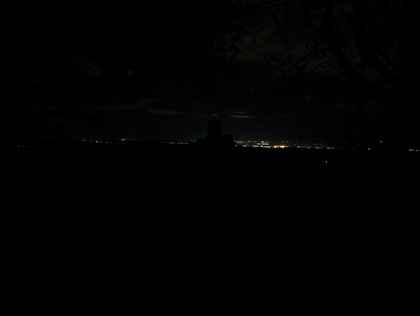
%> input picture LIME-master/imgs/denoised_3.jpg, 420 x 316 px, shrunk from 4080 x 3072 before the run
$ octave test.m   (GNU Octave 9; MATLAB toolbox functions it lacks are replaced by stand-ins)
%> lines starting %> are read from the running program, lines starting %| are printed output that depends on the picture
### LIME-master/lime.m
function [output,ini_map] = lime(input_image,alpha,mu,rho,gamma)
%obtaining illumination map

%input_image is raw image
%alpha, mu, rho are constant parameters for the solver
%gamma is parameter for gamma correction

%output is three-channel refined illumination map
%ini_map is single-channel initial illumination map

B_norm = im2double(input_image);
ini_map = initial_map(B_norm);
%single-channel refined illumination map
[ref_map] = lime_trial(ini_map, alpha, mu, rho);

abs_ref_map = abs(ref_map);
T_gamma = gamma_corr(abs_ref_map, gamma);

%mapping ref_map to three channels
Topt(:,:,1) = T_gamma;
Topt(:,:,2) = T_gamma;
Topt(:,:,3) = T_gamma;
output = Topt;

end

### LIME-master/initial_map.m
function [test_mask] = initial_map(test_norm)
%obtaining initial illumination map

%test_norm is input image

%test_mask is the initial illumination map for test_norm

y=size(test_norm); %size will be MxNx3 for RGB image
a=zeros(y(1),y(2)); %for single-channel illumination map

for i=1:1:y(1)
    for j=1:1:y(2)
        b=[test_norm(i,j,1),test_norm(i,j,2),test_norm(i,j,3)]; %R,G,B values at a location
        if max(b)==0
            a(i,j)=0.000001; %avoid division by 0
        else
            a(i,j)=max(b);
        end
    end
end
test_mask=a;

end

### LIME-master/lime_trial.m
function [Topt] = lime_trial(Ti,alpha,mu0,rho)
%solver for the optimization problem

%Ti is initial illumination map
%alpha, mu0, rho are constant parameters for the solver

%Topt is refined illumination map

[m,n]=size(Ti);
k0=50; %no. of iterations
Z=zeros(2*m,n); G=Z; k=0; mu=mu0; %initialization
%W=Z+1; %weight matrix using first strategy
W=make_weight_matrix(Ti,5); %weight matrix using second strategy

while k<k0
    U=Z/mu; A=alpha*W/mu;
    T=updateT(Ti,mu,G,U); %acc. to T sub-problem
    delT=multiplyd(T); %gradient of T
    G=shrinkage(A,(delT+U)); %acc. to G sub-problem
    B=delT-G;
    Z=mu*(B+U); %Z and mu sub-problem
    mu=mu*rho;
    k=k+1;
end
Topt=T;

end

### LIME-master/make_weight_matrix.m
function [W] = make_weight_matrix(Ti,ker_size)
%making the weight matrix using second strategy

%Ti is the initial illumination map
%ker_size is the size of the Gaussian kernel

%W is the required weight matrix

[m,n]=size(Ti);
p=m*n;

%obtaining gradient of Ti
delTi=multiplyd(Ti);
dtvec=reshape(delTi,[2*p,1]);

%separating parts used for W_x and W_y
dtx=dtvec(1:p);
dty=dtvec(p+1:2*p);

%obtaining W_x and W_y
w_gauss = fspecial ('gaussian', [ker_size,1], 2);
convl_x = conv(dtx, w_gauss, 'same');
convl_y = conv(dty, w_gauss, 'same');
W_x = 1./(abs(convl_x)+0.0001);
W_y = 1./(abs(convl_y)+0.0001);

%concatenating W_x and W_y to get W
W_vec = vertcat(W_x, W_y);
W = reshape (W_vec, [2*m,n]);

end

### LIME-master/multiplyd.m
function [delT] = multiplyd(T)
%multiplying D with T to get gradient of T

%T is input matrix
%delt is gradient of T

%Dx transpose is of size NxN+1 and Dy is of size MxM+1
%obtaining both using same code
[m,n]=size(T);
Dy=maked_alt(m);
Dxt=maked_alt(n);
Dx=Dxt'; %transposition

%making T as size M+1 times N
altTy=zeros(m+1,n);
altTy(1:m,1:n)=T;
altTy(m+1,1:n-1)=T(1,2:n);
altTy(m+1,n)=T(1,1);

%vertical gradient of T
delTy=Dy*altTy;

%making T as size M times N+1
altTx=zeros(m,n+1);
altTx(1:m,1:n)=T;
altTx(1:m,n+1)=T(1:m,1);

%horizontal gradient of T
delTx=altTx*Dx;

%concatenating to get matrix of size 2MxN
dtx=reshape(delTx,[m*n,1]);
dty=reshape(delTy,[m*n,1]);
dt=[dtx;dty];
delT=reshape(dt,[2*m,n]);

end

### LIME-master/maked_alt.m
function [D] = maked_alt(m)
%creating the matrix D for calculating gradient using matrix multiplication

%m is size to get D of size m times m+1
%D is the required output

A=zeros(m,m+1);
for i=1:1:m
     A(i,i)= -1;
     A(i,i+1)= 1;
end
D=A;

end

### LIME-master/multiplydtrans.m
function [delG] = multiplydtrans(G)
%multiplying D transpose with G

%G is input matrix

%delG is the result

[p,n]=size(G); %size of G is 2M times N
m=floor(p/2);
%vectorize G, take half elements for horizontal and half for vertical gradient
g=reshape(G,[p*n,1]);
Gx=reshape(g(1:m*n),[m,n]);
Gy=reshape(g(m*n+1:p*n),[m,n]);

%obtaining Dx and Dy for calculating the gradients
Dyi=maked_alt(m);
Dy=-Dyi; %size MxM
Dxi=maked_alt(n);
Dx=Dxi(1:n,1:n);
Dx(1:n,1)=Dx(1:n,1)+Dxi(1:n,n+1); %size NxN+1

%making Gy as size NxN+1
altGy=zeros(m+1,n);
altGy(2:m+1,1:n)=Gy;
altGy(1,2:n)=Gy(m,1:n-1);
altGy(1,1)=Gy(m,n);

%calculating the gradients
delGy=Dy*altGy;
delGx=Gx*Dx;
delG=delGx+delGy;

end

### LIME-master/updateT.m
function [T] = updateT(Ti,mu,G,U)
%updating T

%Ti is previous value of T
%U=Z/mu and G,Z,mu are variables in the optimization problem

%T is updated Ti

X=G-U;
delX=multiplydtrans(X); %multiplying D transpose with X
Tnum=2*Ti+mu*delX;
Tn=fftshift(fft2(Tnum)); %numerator for updating T

[m,n]=size (Ti);
Td=Tdenom(m,n,mu); %denominator for updating T

Tnd=Tn./Td;
T=ifft2(ifftshift(Tnd));
end

### LIME-master/shrinkage.m
function [S] = shrinkage(A,X)
%performing shrinkage operation

%A is matrix for thresholds
%X is matrix for shrinkage

%S is the resultant matrix

[m,n]=size(A);
Z=zeros(m,n);
S=sign(X).*max(abs(X)-A,Z);

end

### LIME-master/gamma_corr.m
function [out] = gamma_corr(a,gamma)
%applying gamma correction

%a is input image
%gamma is the parameter for gamma correction

%out is the resultant image

out=a.^gamma;

end

### LIME-master/lime_main_module_sub.m
function [Ti,Tout,img_out,Iout] = lime_main_module_sub(img_in,mu,rho,flag)
%main module incluidng all operations for LIME

%img_in is raw image
%alpha, mu, rho are constant parameters for the solver
%ds is degree of smoothing and ss is spatial smoothing for bilateral filter
%flag kept 1 for displaying outputs

%Ti is initial illumination map
%Tout is refined Ti
%img_out is enhanced image
%I_out is img_out after denoising

alpha=0.08; %same value for all images
gamma=0.8; %parameter for gamma correction

[Tout,Ti]=lime(img_in,alpha,mu,rho,gamma);
img_out=im2double(img_in)./Tout;

% Iout=imbilatfilt(img_out,ds,ss);
%% denoise guided filter
a = img_out;
% figure, imshow(a);

[A, result] = svf(a, 3, 0.025);
% figure,imshow(result);
% imwrite(result,'enhanced_tree_sub.jpg');
Iout = result;


%% output
if flag==1
%     subplot(2,3,1);imshow(img_in);
%     figure,colormap('hot');imagesc(Ti(:,:,1));colorbar; %heat map
%
%     figure,colormap('hot');imagesc(Tout(:,:,1));colorbar;

%     figure;imshow(img_out);
%     imwrite(img_out,'enhanced_noisy.jpg');
    figure;imshow(Iout);
    imwrite(Iout,'enhanced_denoised_3_sub.jpg');
end

end

### LIME-master/svf.m
% [38 lines of commented-out code are left out]

function [A, SVF] = svf( s, r, e )

    h  = size( s, 1 );
    w  = size( s, 2 );
    ch = size( s, 3 );

    %   Pad image borders to avoid conditionals in Kernel
    im = padarray( s, [r r], 'symmetric' );

    %   Prepare first round SAT
    satI  = integralImage(im);
    satI2 = integralImage(im .* im);

    %   Pre-allocate variance buffers
    vW = zeros(h,w,ch);
    uW = zeros(h,w,ch);
    vA = zeros(h,w,ch);
    uA = zeros(h,w,ch);
    vB = zeros(h,w,ch);
    uB = zeros(h,w,ch);
    vC = zeros(h,w,ch);
    uC = zeros(h,w,ch);
    vD = zeros(h,w,ch);
    uD = zeros(h,w,ch);

    %   Whole window and sub-window variance
    kWin = r + r + 1;
    kernW = integralKernel([1 1 kWin kWin], 1/(kWin * kWin));

    kw = r + 1;
    kernA = integralKernel([1 1 kw kw; kw+1 1 r kw; 1 r+2 r+kw r], [ 1/(kw * kw), 0, 0 ] );
    kernB = integralKernel([1 1 r r+1; kw 1 kw kw; 1 r+2 r+kw r], [ 0, 1/(kw * kw), 0 ] );
    kernC = integralKernel([ 1 1 r+kw r; 1 kw kw kw; kw+1 kw r kw ], [ 0, 1/(kw * kw), 0 ] );
    kernD = integralKernel([1 1 r+kw r; 1 kw r kw; kw kw kw kw], [ 0, 0, 1/(kw * kw) ] );

    for i = 1:ch
        vW(:,:,i) = integralFilter( satI2(:,:,i), kernW );    %   MEAN(I2)
        uW(:,:,i) = integralFilter(  satI(:,:,i), kernW );    %   MEAN(I)
        vA(:,:,i) = integralFilter( satI2(:,:,i), kernA );    %   MEAN(I2)
        uA(:,:,i) = integralFilter(  satI(:,:,i), kernA );    %   MEAN(I)
        vB(:,:,i) = integralFilter( satI2(:,:,i), kernB );    %   MEAN(I2)
        uB(:,:,i) = integralFilter(  satI(:,:,i), kernB );    %   MEAN(I)
        vC(:,:,i) = integralFilter( satI2(:,:,i), kernC );    %   MEAN(I2)
        uC(:,:,i) = integralFilter(  satI(:,:,i), kernC );    %   MEAN(I)
        vD(:,:,i) = integralFilter( satI2(:,:,i), kernD );    %   MEAN(I2)
        uD(:,:,i) = integralFilter(  satI(:,:,i), kernD );    %   MEAN(I)
    end

    vW = vW - (uW .* uW);
    vA = vA - (uA .* uA);
    vB = vB - (uB .* uB);
    vC = vC - (uC .* uC);
    vD = vD - (uD .* uD);

    maxV = max( max(max(vA, vB), max(vC, vD)), vW);
    minV = min( min(vA, vB), min(vC, vD) );
    Ak = min( 1, maxV ./ (minV + e) );

    %   Per-patch Ak and Bk
    Ak = max( max(Ak(:,:,1), Ak(:,:,2)), Ak(:,:,3) );
%     Ak = Ak(:,:);
    Bk = zeros(h,w,ch);
    for i = 1:ch
        Bk(:,:,i) = (1 - Ak) .* uW(:,:,i);
    end

    %   2nd stage SAT for per-pixel Ak and Bk
    Ak = padarray(Ak,[r r],'symmetric');
    Bk = padarray(Bk,[r r],'symmetric');
    satAk = integralImage(Ak);
    satBk = integralImage(Bk);

    %   Per-pixel Ak & Bk
    A  = integralFilter( satAk, kernW );
    B  = zeros(h,w,ch);
    for i = 1:ch
        B(:,:,i) = integralFilter( satBk(:,:,i), kernW );
    end

    %   Final filtering
    SVF   = zeros(h,w,ch);
    for i = 1:ch
        SVF(:,:,i) = A .* s(:,:,i) + B(:,:,i);
    end

end

### LIME-master/Tdenom.m
function [Td] = Tdenom(m,n,mu)
%gives denominator of updation equation for T sub problem

%[m,n] is the size of extended dx and dy
%mu is a parameter for the solver

%Td is the required denominator

dxe = zeros(m,n); %extended dx
dye = zeros(m,n); %extended dy
%acc. to horizontal and vertical gradient convolution kernels dx and dy
dxe(2,2) = -1;
dxe(2,3) = 1;
dye(2,2) = -1;
dye(3,2) = 1;

dxf=fftshift(fft2(dxe));
dxc=dxf.''; %conjugate
dx_mod=dxc.*dxf;

dyf=fftshift(fft2(dye));
dyc=dyf.'';
dy_mod=dyc.*dyf;

Td=2+mu*(dx_mod+dy_mod);

end

### LIME-master/test.m
clear all;
close all;
clc;

tic
img_in = imread('imgs\denoised_3.jpg');
%> img_in is the input picture: size 316x420x3 uint8; mean R, G, B 1.2, 1.2, 1.2

%% enhanced_noisy
% img_out = lime_main_module(img_in, 0.8, 1.07,0.1,1, 1);

%% guided
% img_out = lime_main_module_guided(img_in, 0.8, 1.07, 1);

%% GVWA
% img_out = lime_main_module_GVWA(img_in, 0.8, 1.07, 1);
%
%% kuwahra
% img_out = lime_main_module_kuwahara_new(img_in, 0.8, 1.07, 1);
%

%% sub
img_out = lime_main_module_sub(img_in, 0.8, 1.07, 1);
%> after the loop in maked_alt, `for i=1:1:m`:
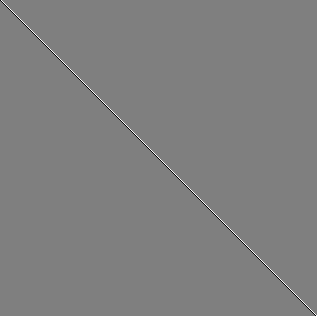
%> A: size 316x317 double; min -1, max 1, mean 0; drawn with min black and max white
%> in multiplyd, `altTy(m+1,1:n-1)=T(1,2:n);`: altTy: size 317x420 double; min 0, max 1, mean 0.00543
%> in multiplyd, `altTy(m+1,n)=T(1,1);`: altTy: size 317x420 double; min 1e-06, max 1, mean 0.00543
%> in multiplyd, `altTx(1:m,n+1)=T(1:m,1);`: altTx: size 316x421 double; min 1e-06, max 1, mean 0.00542
%> in multiplyd, `delT=reshape(dt,[2*m,n]);`:
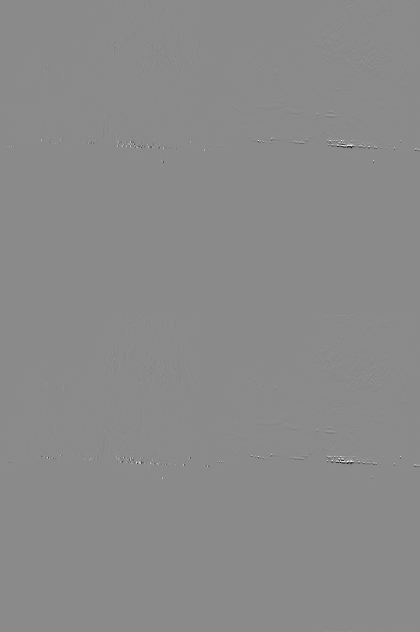
%> delT: size 632x420 double; min -0.741, max 0.62, mean 1.34e-20; drawn with min black and max white
%> in make_weight_matrix, `W = reshape (W_vec, [2*m,n]);`:
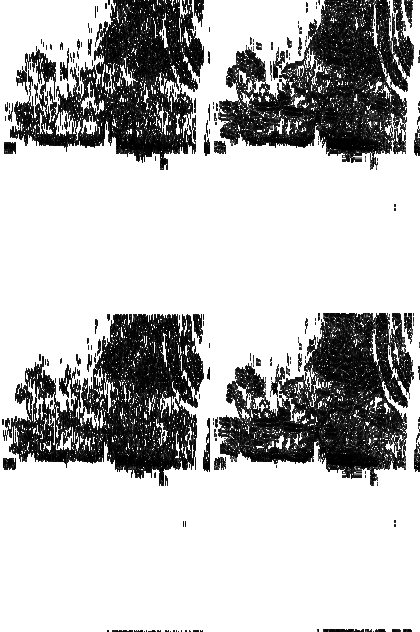
%> W: size 632x420 double; min 4.45, max 10000, mean 7351.1; drawn with min black and max white
%> after the loop in lime_trial, `while k<k0`: k = 50; mu = 23.57
%> in svf, `satI  = integralImage(im);`:
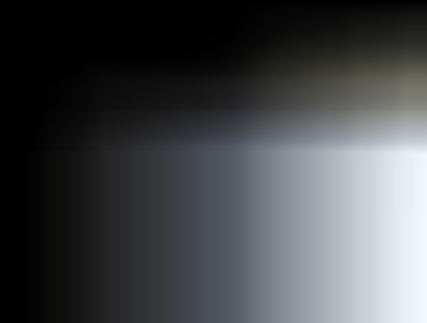
%> satI: size 323x427x3 double; mean R, G, B 5500.8, 5674.3, 5865.6; drawn with min black and max white
%> in svf, `satI2 = integralImage(im .* im);`:
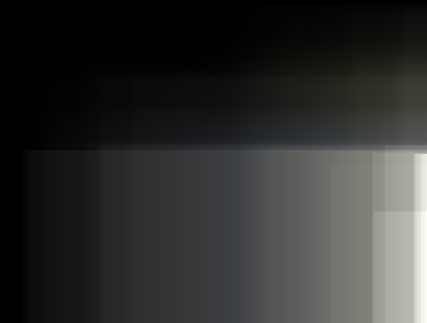
%> satI2: size 323x427x3 double; mean R, G, B 7044.6, 7110.1, 6905.6; drawn with min black and max white
%> the run ends on the next line

$ run again, with LIME-master/imgs/denoised_2.jpg copied over LIME-master/imgs/denoised_3.jpg
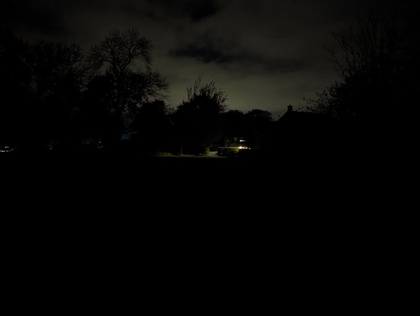
%> input picture LIME-master/imgs/denoised_2.jpg, 420 x 316 px, shrunk from 4080 x 3072 before the run
%> img_in is the input picture: size 316x420x3 uint8; mean R, G, B 6.5, 6.4, 5.2
%> in make_weight_matrix, `W = reshape (W_vec, [2*m,n]);`:
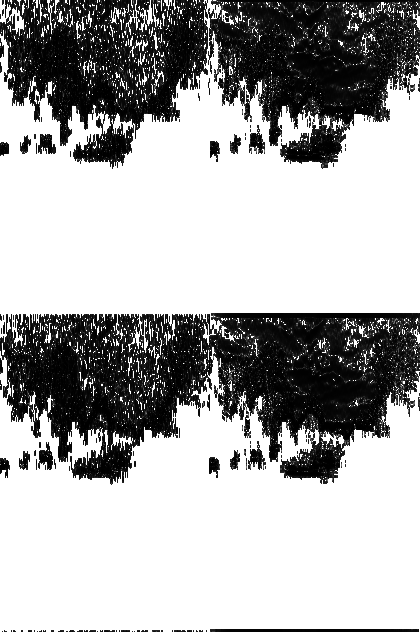
%> W: size 632x420 double; min 3.95, max 10000, mean 6709.6; drawn with min black and max white
%> after the loop in lime_trial, `while k<k0`: k = 50; mu = 23.57
%> in svf, `satI2 = integralImage(im .* im);`:
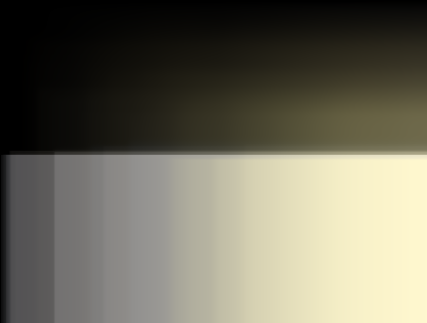
%> satI2: size 323x427x3 double; mean R, G, B 21378.8, 20834.4, 17989; drawn with min black and max white

$ run again, with LIME-master/imgs/1.jpg copied over LIME-master/imgs/denoised_3.jpg
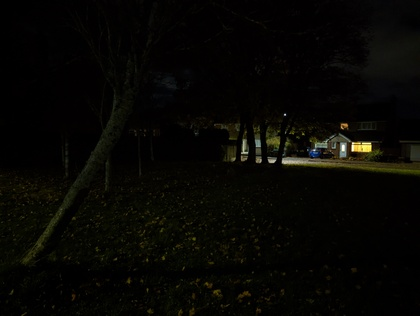
%> input picture LIME-master/imgs/1.jpg, 420 x 316 px, shrunk from 4080 x 3072 before the run
%> img_in is the input picture: size 316x420x3 uint8; mean R, G, B 7.1, 6.5, 3.3
%> in make_weight_matrix, `W = reshape (W_vec, [2*m,n]);`:
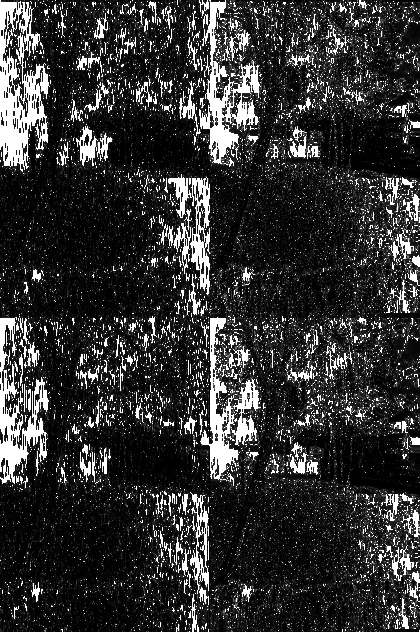
%> W: size 632x420 double; min 1.94, max 10000, mean 2025; drawn with min black and max white
%> after the loop in lime_trial, `while k<k0`: k = 50; mu = 23.57
%> in svf, `satI2 = integralImage(im .* im);`:
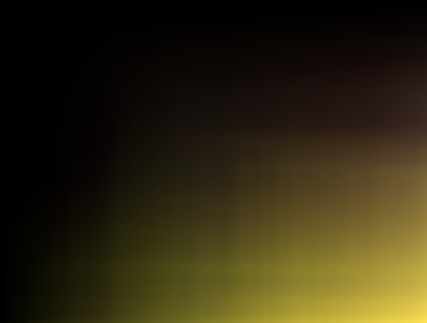
%> satI2: size 323x427x3 double; mean R, G, B 8627.9, 7325.7, 3219.7; drawn with min black and max white

$ run again, with LIME-master/imgs/enhanced_3_b3md.jpg copied over LIME-master/imgs/denoised_3.jpg
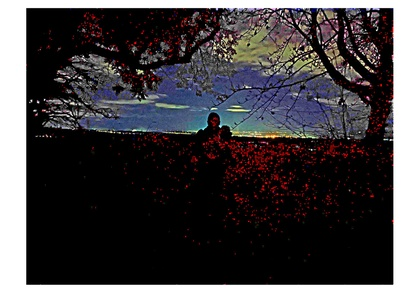
%> input picture LIME-master/imgs/enhanced_3_b3md.jpg, 420 x 308 px, shrunk from 2334 x 1709 before the run
%> img_in is the input picture: size 308x420x3 uint8; mean R, G, B 78.6, 75.5, 78
%> after the loop in maked_alt, `for i=1:1:m`:
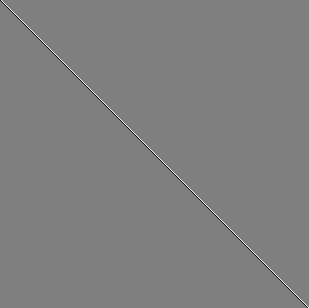
%> A: size 308x309 double; min -1, max 1, mean 0; drawn with min black and max white
%> after the loop in lime_trial, `while k<k0`: k = 50; mu = 23.57
%> in svf, `satI2 = integralImage(im .* im);`:
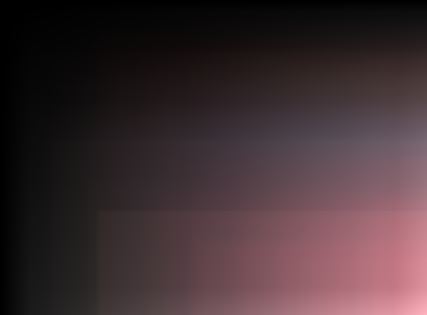
%> satI2: size 315x427x3 double; mean R, G, B 22547, 16710.3, 18010.3; drawn with min black and max white
